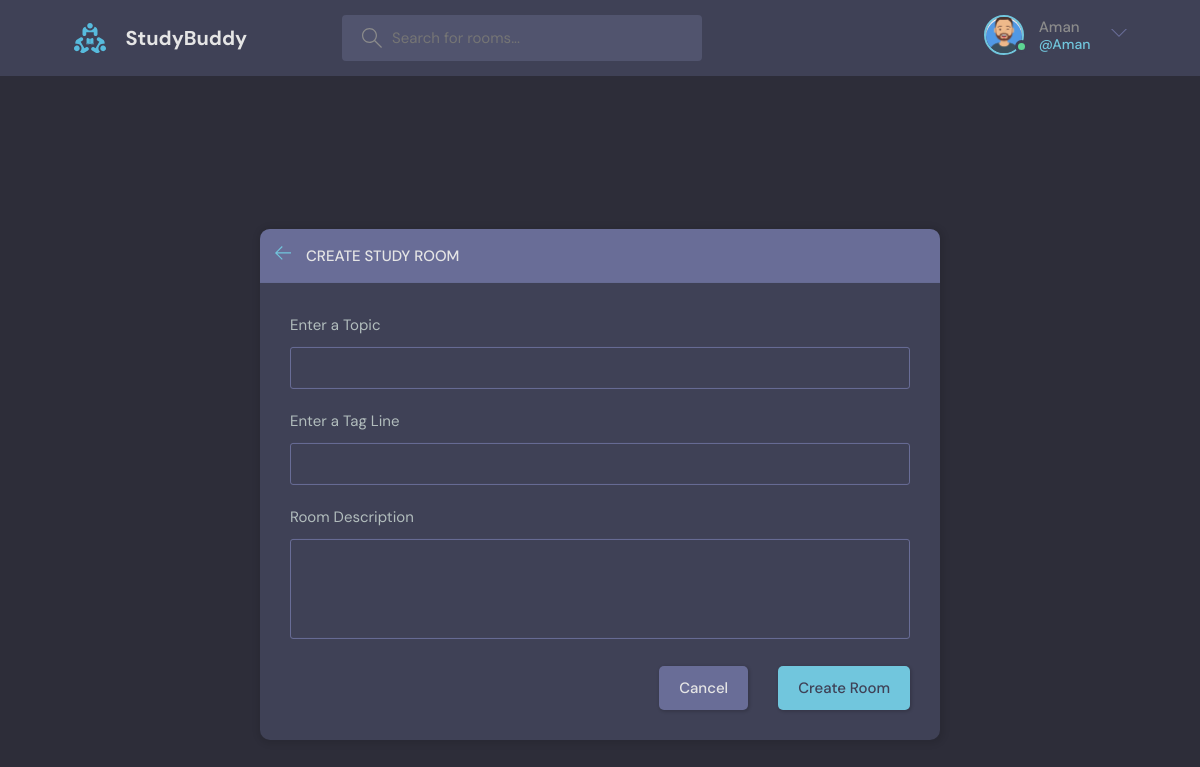
Screenshot of /create-room/ (signed in) with the database file from the repository.
### base/models.py (models this page shows)
class User(AbstractUser):
    name = models.CharField(max_length = 200, null = True)
    email = models.EmailField(unique = True, null = True)
    bio = models.TextField(null = True)
    avatar = models.ImageField(null = True, default = 'avatar.svg')
    USERNAME_FIELD = 'email'
    REQUIRED_FIELDS = []

### base/views.py (the view, shortened to what this page needs)
# urls.py: path('create-room/', views.createRoom, name='create-room'),
@login_required(login_url = 'login')
def createRoom(request):
    form = RoomForm()
    topics = Topic.objects.all()
    spec = 'Create'
    context = {'form' : form, 'topics' : topics, 'spec' : spec }
    return render(request, 'base/room_form.html', context)

### base/forms.py
class RoomForm(ModelForm):
    class Meta:
        model = Room
        fields = '__all__'
        exclude = ['host', 'participants']

### base/templates/base/room_form.html (shortened to what this page needs)
{% extends 'main.html' %}
{% block content %}
  <main class="create-room layout">
    <div class="container">
      <div class="layout__box">
        <div class="layout__boxHeader">
          <div class="layout__boxTitle">
            <a href="{% url 'home' %}">
              <svg version="1.1" xmlns="http://www.w3.org/2000/svg" width="32" height="32" viewBox="0 0 32 32">
                <title>arrow-left</title>
                <path
                  d="M13.723 2.286l-13.723 13.714 13.719 13.714 1.616-1.611-10.96-10.96h27.625v-2.286h-27.625l10.965-10.965-1.616-1.607z">
                </path>
              </svg>
            </a>
            <h3>{{spec}} Study Room</h3>
          </div>
        </div>
        <div class="layout__body">
          <form class="form" action="" method="POST">
            <div class="form__group">
              <label for="room_name">Enter a Topic</label>
              <input required type="text" name="topic" list="topic-list" value="{{room.topic.name}}"/>
            </div>
            <div class="form__group">
              <label for="room_name">Enter a Tag Line</label>
              {{form.name}}
            </div>
            <div class="form__group">
              <label for="room_name">Room Description</label>
              {{form.description}}
            </div>
            <div class="form__action">
              <a class="btn btn--dark" href="{% url 'home' %}">Cancel</a>
              <button class="btn btn--main" type="submit">{{spec}} Room</button>
            </div>
          </form>
        </div>
      </div>
    </div>
  </main>
{% endblock content %}

### templates/navbar.html (shortened to what this page needs)
{% load static %}
<header class="header header--loggedIn">
    <div class="container">
      <a href="{% url 'home' %}" class="header__logo">
        <img src="{% static 'images/logo.svg' %}" />
        <h1>StudyBuddy</h1>
      </a>
      <form class="header__search" method="GET" action="{% url 'home' %}">
        <label>
          <input name="q" placeholder="Search for rooms..." />
        </label>
      </form>
      <nav class="header__menu">
        {% if request.user.is_authenticated %}
        <div class="header__user">
          <a href="{% url 'user-profile' request.user.id %}">
            <div class="avatar avatar--medium active">
              <img src="{{request.user.avatar.url}}" />
            </div>
            <p>{{request.user.username}}<span>@{{request.user.username}}</span></p>
          </a>
          <button class="dropdown-button">
            <svg version="1.1" xmlns="http://www.w3.org/2000/svg" width="32" height="32" viewBox="0 0 32 32">
              <title>chevron-down</title>
              <path d="M16 21l-13-13h-3l16 16 16-16h-3l-13 13z"></path>
            </svg>
          </button>
        </div>
        {% else %}
        <a href="{% url 'login' %}">
          <img src="{% static 'images/avatar.svg' %}" />
          <p>Login</p>
        </a>
        {% endif %}
      </nav>
    </div>
  </header>

### rows the page displays
User: user.avatar (picture), user.username "Aman"

### other values shown
{{ spec }} "CREATE"
{{ spec }} "Create"
